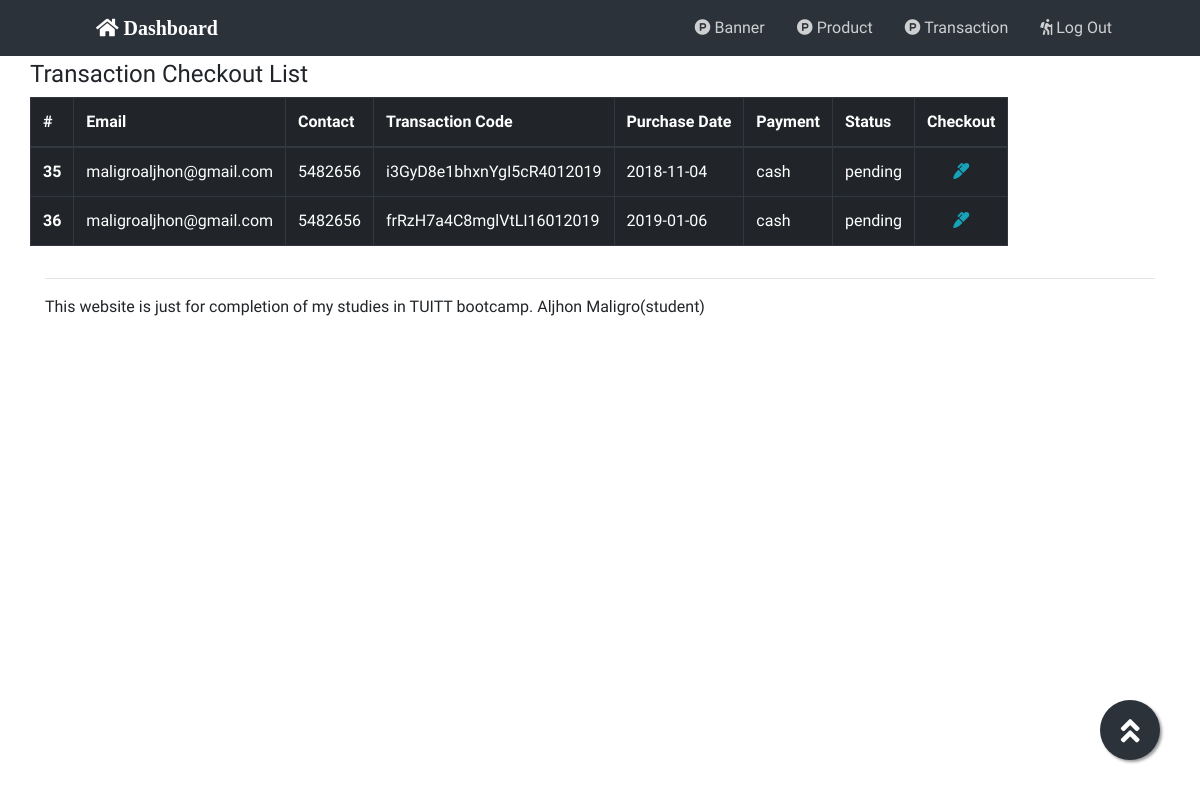
Page /app/controllers/aed-account.php (signed in) on the earlier database version.
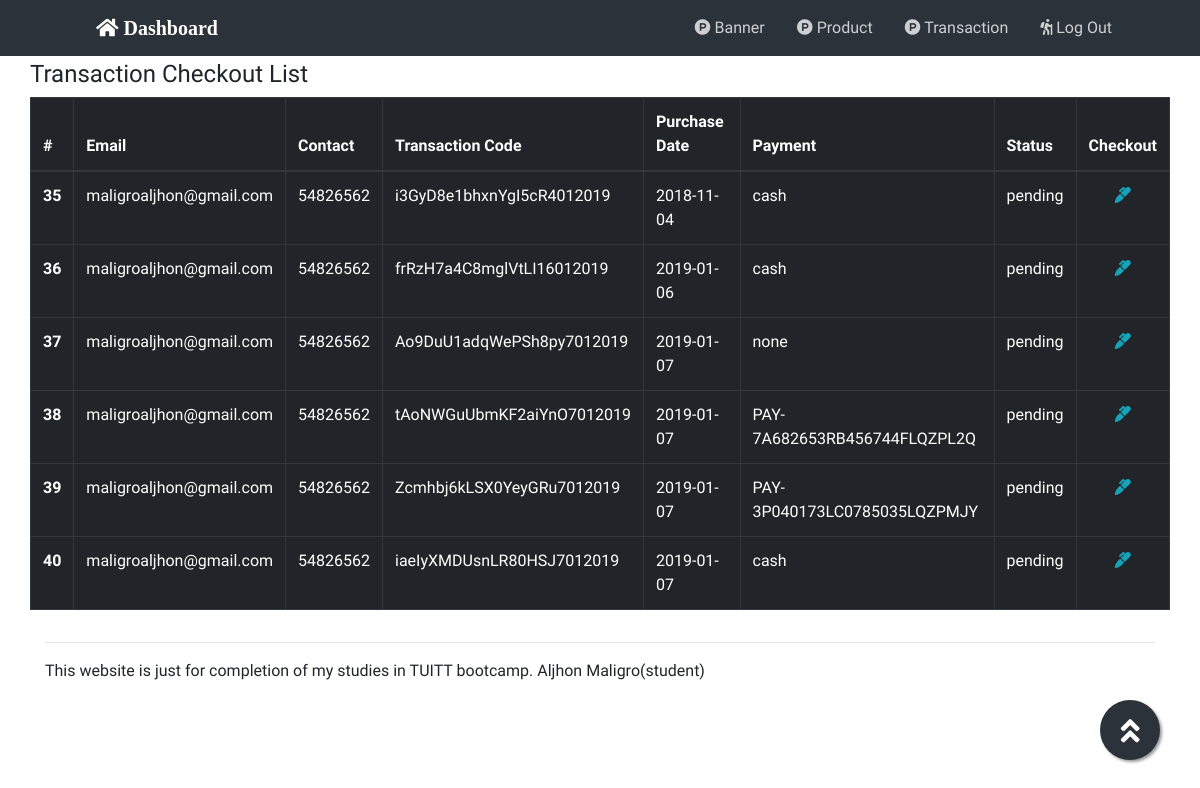
Same page on the later database version.
### tables this page shows
CREATE TABLE `tbl_orders` (
  `id` int(11) NOT NULL,
  `user_id` int(11) NOT NULL,
  `transaction_code` varchar(255) DEFAULT NULL,
  `purchase_date` varchar(255) DEFAULT NULL,
  `status_id` int(11) NOT NULL,
  `payment_mode_id` int(11) NOT NULL,
  `payment` varchar(255) NOT NULL,
  `shipping_address` varchar(255) DEFAULT NULL
);

CREATE TABLE `tbl_account` (
  `id` int(11) NOT NULL,
  `fname` varchar(255) NOT NULL,
  `mname` varchar(255) NOT NULL,
  `lname` varchar(255) NOT NULL,
  `gender` varchar(255) NOT NULL,
  `address` varchar(255) NOT NULL,
  `contact` int(25) DEFAULT NULL,
  `date_created` varchar(255) NOT NULL,
  `bday` varchar(255) NOT NULL,
  `username` varchar(255) NOT NULL,
  `password` varchar(255) NOT NULL
);

CREATE TABLE `tbl_status` (
  `id` int(11) NOT NULL,
  `name` varchar(255) NOT NULL
);

### app/controllers/aed-account.php (the view)
<?php require_once"../partials/header.php"; ?>
<section class="mp">
<div class="container">
	<div class="row">
		<h4>Transaction Checkout List</h4>
	</div>
	<div class="row">
		<div class="table-responsive-md">
  			<table class="table table-bordered table-dark">
  				<thead>
			    <tr>
			      <th scope="col">#</th>
			      <th scope="col">Email</th>
			      <th scope="col">Contact</th>
			      <th scope="col">Transaction Code</th>
			      <th scope="col">Purchase Date</th>
			      <th scope="col">Payment</th>
			      <th scope="col">Status</th>
			      <th scope="col">Checkout</th>
			    </tr>
			  	</thead>
			  	<tbody id="transInfo">
	<?php
	require_once"connection.php";
	$sql = "SELECT o.id 'id', o.transaction_code 'tcode',o.purchase_date 'pdate',o.payment 'payment',s.name 'status', a.username 'email',a.contact 'contact' FROM tbl_orders o,tbl_status s,tbl_account a where o.user_id = a.id AND s.id = o.status_id AND s.name ='pending'";
	$result = mysqli_query($con,$sql);
	if(mysqli_num_rows($result)){
		while ($row = mysqli_fetch_assoc($result)) {
		echo "<tr>
				<th scope='row'>$row[id]</th>
				<td>$row[email]</td>
				<td>$row[contact]</td>
				<td>$row[tcode]</td>
				<td>$row[pdate]</td>
				<td>$row[payment]</td>
				<td>$row[status]</td>
				<td class='text-center'><a href='#' class='text-info' onclick='updateStatus($row[id])'><i class='fas fa-marker'></i></a></td>
				</tr>";
		}
	}
	?>
				</tbody>
			</table>
		</div>
	</div>
</div>
</section>
<?php require_once"../partials/footer.php"; ?>

### app/partials/header.php (shortened to what this page needs)
<!doctype html>
<html lang="en">
  <head>
    <link rel="stylesheet" href="https://stackpath.bootstrapcdn.com/bootstrap/4.1.3/css/bootstrap.min.css">
    <link rel="stylesheet" href="https://use.fontawesome.com/releases/v5.5.0/css/all.css">
    <link rel="stylesheet" type="text/css" href="../assets/css/style.css">
</head>
<body>
      <nav class="navbar fixed-top navbar-expand-lg navbar-light bg-light">
        <?php  if(isset($_SESSION["admin"])){
          echo "<a class='navbar-brand' href='../views/dashboard.php'><i class='fas fa-home' style='color:white;'> Dashboard</i></a>";
        }
         else{
        ?>
        <a class="navbar-brand" href="../views/index.php"><i class="fas fa-home" style="color:white;"></i></a>
        <?php }?>
        <div class="collapse navbar-collapse" id="navbarTogglerDemo03">
          <ul class="navbar-nav ml-auto mt-2 mt-lg-0 mr-5">
          <?php  if(isset($_SESSION["admin"])){
              echo "<li class='nav-item pr-3'>
                    <a class='nav-link' href='#'><i class='fab fa-product-hunt'></i> Banner</a>
                    </li>
                    <li class='nav-item pr-3'>
                    <a class='nav-link' href='../controllers/aed-product.php'><i class='fab fa-product-hunt'></i> Product</a>
                    </li>
                    <li class='nav-item pr-3'>
                    <a class='nav-link' href='../controllers/aed-account.php'><i class='fab fa-product-hunt'></i> Transaction</a>
                    </li>
                    <li class='nav-item pr-3'>
                    <a class='nav-link' href='../controllers/logout.php'><i class='fas fa-hiking'></i> Log Out</a>
                    </li>
                    ";
            }?>
          </ul>
        </div>
      </nav>

### app/partials/footer.php (shortened to what this page needs)
<a href="#" class="float">
<i class="fas fa-angle-double-up my-float"></i>
</a>
	<div class="footer-container">
	  <div class="container">
	    <hr class="seprator-light-01">
	    <div class="copyright-container">
	    <p>This website is just for completion of my studies in TUITT bootcamp. Aljhon Maligro(student)</p>
	    </div>
	  </div>
	</div>
  </body>
</html>

### app/assets/css/style.css (style rules this page uses)
* { margin:0; padding: 0; box-sizing: border-box; font-family: 'PT Sans', sans-serif; }
.navbar-brand { margin-left: 5rem; }
.navbar-light .navbar-nav .nav-link { color: rgba(255, 255, 255, 0.77); }
.bg-light { background-color: #2b323a!important; }
.float { position:fixed; width:60px; height:60px; bottom:40px; right:40px; background-color:#2b323a; color:#FFF; border-radius:50px; text-align:center; font-size:30px; box-shadow: 2px 2px 3px #999; z-index:100; }
.my-float { margin-top:16px; }
.mp { margin-top: 60px !important; }

Differences in the rows shown:
changed through a linked row, tbl_orders "i3GyD8e1bhxnYgI5cR4012019": user.contact "5482656" → "54826562"
changed through a linked row, tbl_orders "frRzH7a4C8mglVtLI16012019": user.contact "5482656" → "54826562"
added tbl_orders: id "37", user.username "maligroaljhon@gmail.com", user.contact "54826562", transaction_code "Ao9DuU1adqWePSh8py7012019", purchase_date "2019-01-07", payment "none", status.name "pending"
added tbl_orders: id "38", user.username "maligroaljhon@gmail.com", user.contact "54826562", transaction_code "tAoNWGuUbmKF2aiYnO7012019", purchase_date "2019-01-07", payment "PAY-7A682653RB456744FLQZPL2Q", status.name "pending"
added tbl_orders: id "39", user.username "maligroaljhon@gmail.com", user.contact "54826562", transaction_code "Zcmhbj6kLSX0YeyGRu7012019", purchase_date "2019-01-07", payment "PAY-3P040173LC0785035LQZPMJY", status.name "pending"
added tbl_orders: id "40", user.username "maligroaljhon@gmail.com", user.contact "54826562", transaction_code "iaeIyXMDUsnLR80HSJ7012019", purchase_date "2019-01-07", payment "cash", status.name "pending"
